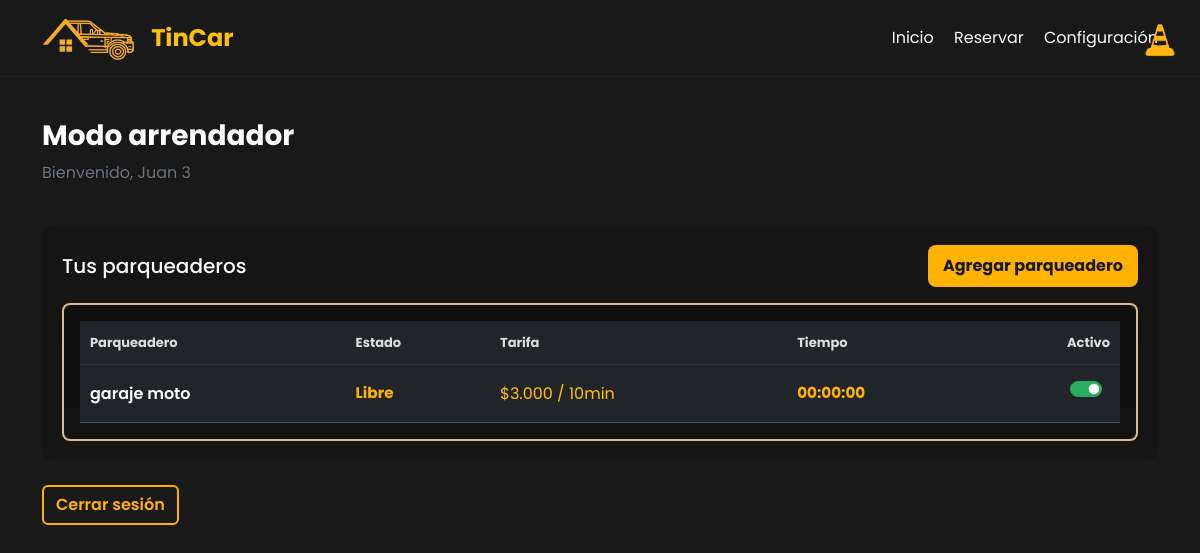
The page /dashboard (signed in) on the database as committed earlier.
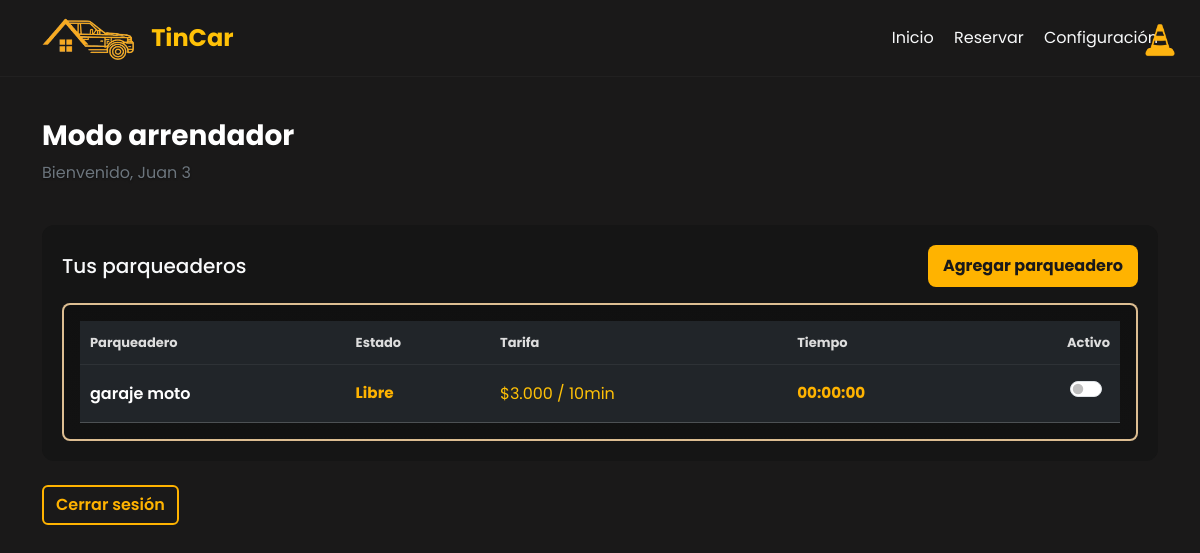
The same page on the database as committed later.
### tables this page shows
CREATE TABLE users (
            id INTEGER PRIMARY KEY AUTOINCREMENT,
            name TEXT NOT NULL,
            email TEXT NOT NULL UNIQUE,
            password BLOB NOT NULL,
            phone TEXT,
            role TEXT
        );

CREATE TABLE parkings (
            id INTEGER PRIMARY KEY AUTOINCREMENT,
            owner_id INTEGER NOT NULL,
            name TEXT,
            phone TEXT,
            email TEXT,
            address TEXT,
            department TEXT,
            city TEXT,
            housing_type TEXT,
            size TEXT,
            features TEXT,
            image_path TEXT,
            latitude REAL,
            longitude REAL,
            active INTEGER DEFAULT 1,
            occupied_since TEXT,
            created_at TIMESTAMP DEFAULT CURRENT_TIMESTAMP
        );

### app.py (the view)
@app.route('/dashboard')
def dashboard():
    if 'user_id' not in session:
        return redirect(url_for('auth.login'))
    conn = get_connection()
    cursor = conn.cursor()
    cursor.execute("SELECT id, name, role FROM users WHERE id = ?", (session['user_id'],))
    user = cursor.fetchone()
    conn.close()
    if user and user[2] == 'arrendador':
        try:
            parkings = get_parkings_by_owner(user[0])
        except Exception:
            parkings = []
        for p in parkings:
            p.setdefault('status', 'Libre')
            p.setdefault('price', '0')
            p.setdefault('time', '00:00:00')
        return render_template('dashboard_landlord.html', nombre=user[1], role=user[2], parkings=parkings)
    if user:
        return render_template('dashboard.html', nombre=user[1], role=user[2])
    return redirect(url_for('auth.login'))

### models.py (called while the page is built)
def ensure_db_dir():
    db_dir = os.path.dirname(DB_PATH)
    if not os.path.exists(db_dir):
        os.makedirs(db_dir, exist_ok=True)

def get_connection():
    ensure_db_dir()
    try:
        conn = sqlite3.connect(DB_PATH)
    except Exception as e:
        try:
            alt_path = os.path.join('/tmp', 'tincar.db')
            print(f"[models] warning: no se puede abrir {DB_PATH} ({e}), usando {alt_path} como fallback")
            conn = sqlite3.connect(alt_path)
        except Exception as e2:
            print(f"[models] error abriendo fallback DB ({e2}), usando ':memory:' - los datos no persistirán")
            conn = sqlite3.connect(':memory:')
    conn.row_factory = sqlite3.Row  # para acceder a columnas por nombre
    return conn

def get_parkings_by_owner(owner_id):
    conn = get_connection()
    cursor = conn.cursor()
    cursor.execute('SELECT id, name, phone, email, address, department, city, housing_type, size, features, image_path, latitude, longitude, active, occupied_since FROM parkings WHERE owner_id = ?', (owner_id,))
    rows = cursor.fetchall()
    conn.close()
    parkings = []
    for r in rows:
        parkings.append({
            'id': r[0], 'name': r[1], 'phone': r[2], 'email': r[3], 'address': r[4], 'department': r[5], 'city': r[6],
            'housing_type': r[7], 'size': r[8], 'features': r[9], 'image_path': r[10], 'latitude': r[11], 'longitude': r[12], 'active': bool(r[13]), 'occupied_since': r[14]
        })
    return parkings

### templates/dashboard_landlord.html (shortened to what this page needs)
{% extends "layout.html" %}
{% block content %}
<header class="py-3">
  <div class="container d-flex align-items-center justify-content-between">
    <div class="d-flex align-items-center">
      <img src="{{ url_for('static', filename='img/logo.png') }}" alt="TinCar" style="height:44px; margin-right:14px;">
      <span class="h4 text-warning fw-bold mb-0">TinCar</span>
    </div>
    <nav>
      <a href="#" class="text-light me-3">Inicio</a>
      <a href="#" class="text-light me-3">Reservar</a>
      <a href="#" class="text-light">Configuración</a>
    </nav>
  </div>
</header>
<main class="container py-4 text-light">
  <div class="landlord-header d-flex justify-content-between align-items-start mb-4">
    <div>
      <h2 class="fw-bold">Modo arrendador</h2>
      <p class="text-secondary">Bienvenido, {{ nombre }}</p>
    </div>
  </div>
  <div class="landlord-card">
    <div class="d-flex justify-content-between align-items-center mb-3">
      <h5 class="mb-0">Tus parqueaderos</h5>
  <button id="openAddParking" class="btn btn-orange" onclick="openModal()">Agregar parqueadero</button>
    </div>
    <div class="inner-border p-3" style="border-radius:8px;">
      <div class="table-responsive" style="max-height:220px; overflow:auto;">
          <table class="table table-dark parkings-table mb-0 align-middle">
          <thead>
            <tr>
              <th>Parqueadero</th>
              <th>Estado</th>
              <th>Tarifa</th>
              <th>Tiempo</th>
              <th class="text-end">Activo</th>
            </tr>
          </thead>
          <tbody>
            {% for p in parkings %}
            <tr data-parking-id="{{ p.id }}" data-active="{{ 1 if p.active else 0 }}" data-occupied="{{ p.occupied_since or '' }}">
              <td class="fw-semibold parking-name" data-parking-id="{{ p.id }}">{{ p.name }}</td>
              <td class="text-muted small parking-status">{{ p.status or ( 'Libre' if p.active else 'Ocupado' ) }}</td>
              <td class="text-warning">$3.000 / 10min</td>
              <td class="text-muted small parking-time"><span id="time-{{ p.id }}">{% if p.occupied_since %}00:00:00{% else %}00:00:00{% endif %}</span></td>
              <td class="text-end">
                <div class="form-check form-switch d-inline-block">
                  <input class="form-check-input parking-toggle" type="checkbox" role="switch" data-parking-id="{{ p.id }}" id="switch{{ loop.index }}" {% if p.active %}checked{% endif %}>
                </div>
              </td>
            </tr>
            {% endfor %}
          </tbody>
        </table>
      </div>
    </div>
  </div>
  <div id="notificationIcon" class="position-fixed" style="top: 20px; right: 20px; cursor: pointer;">
    <img src="{{ url_for('static', filename='img/cono.png') }}" alt="Notificaciones" style="width: 40px; height: 40px;">
  </div>
  <div class="mt-4">
    <a href="{{ url_for('logout') }}" class="btn btn-outline-light">Cerrar sesión</a>
  </div>
</main>
{% endblock %}

### templates/layout.html (shortened to what this page needs)
<!DOCTYPE html>
<html lang="es">
<head>
  <link href="https://cdn.jsdelivr.net/npm/bootstrap@5.3.2/dist/css/bootstrap.min.css" rel="stylesheet">
  <link rel="stylesheet" href="https://unpkg.com/leaflet@1.9.4/dist/leaflet.css" />
  <link rel="stylesheet" href="{{ url_for('static', filename='style.css') }}">
</head>
<body>
  {% block content %}{% endblock %}
</body>
</html>

### static/style.css (style rules this page uses)
body { background-color: #1A1919; font-family: 'Poppins', sans-serif; margin: 0; padding: 0; height: 100vh; }
body { font-family: "Poppins", sans-serif; background-color: #1a1919; }
p { color: #FFEFCB; text-shadow: 0 1px 2px rgba(0,0,0,0.5); }
.btn-outline-light { border: 2px solid #fff; color: #fff; font-weight: 600; transition: all 0.3s ease; }
.landlord-header h2 { color: #fff; font-size: 28px; font-weight: 700; }
.landlord-header p { color: #e6e6e6; }
.landlord-card { background-color: rgba(20,20,20,0.85); border-radius: 12px; padding: 20px; }
.parkings-table thead th { border-bottom: 1px solid rgba(255,255,255,0.06); color: #ddd; font-size: 13px; }
.parkings-table tbody td { padding-top: 14px; padding-bottom: 14px; border-top: 1px solid rgba(255,255,255,0.03); }
.btn-orange { background-color: #FFB300; color: #1A1919; border-radius: 8px; padding: 8px 14px; font-weight: 700; }
.table-responsive { scrollbar-width: thin; }
.inner-border { background: linear-gradient(180deg, rgba(16,16,16,0.95), rgba(18,18,18,0.95)); border: 2px solid rgba(243, 209, 160, 0.9); border-radius: 6px; }
header { border-bottom: 1px solid rgba(255,255,255,0.03); margin-bottom: 18px; }
header nav a { color: rgba(255,255,255,0.8); text-decoration:none; }
.parkings-table thead th { padding: 12px 10px; }
.parkings-table tbody td { padding: 12px 10px; }
.parking-name { cursor: pointer; }
.parking-status, .parking-time { color: #FFB300; font-weight: 600; }
.parkings-table tbody td.parking-status, .parkings-table tbody td.parking-time, .parkings-table tbody td .parking-status, .parkings-table tbody td .parking-time, .parkings-table tbody td .parking-time span { color: #FFB300 !important; opacity: 1 !important; font-weight: 700 !important; font-size: 0.95rem !important; }
.parkings-table tbody td.text-muted.small.parking-status { color: #FFB300 !important; opacity: 1 !important; }
.btn-outline-light { background: transparent; color: #FFB300; border: 2px solid #FFB300; }

Rows that differ between the two databases and show on the page:
changed parkings "garaje moto": active "☑" → "☐"
